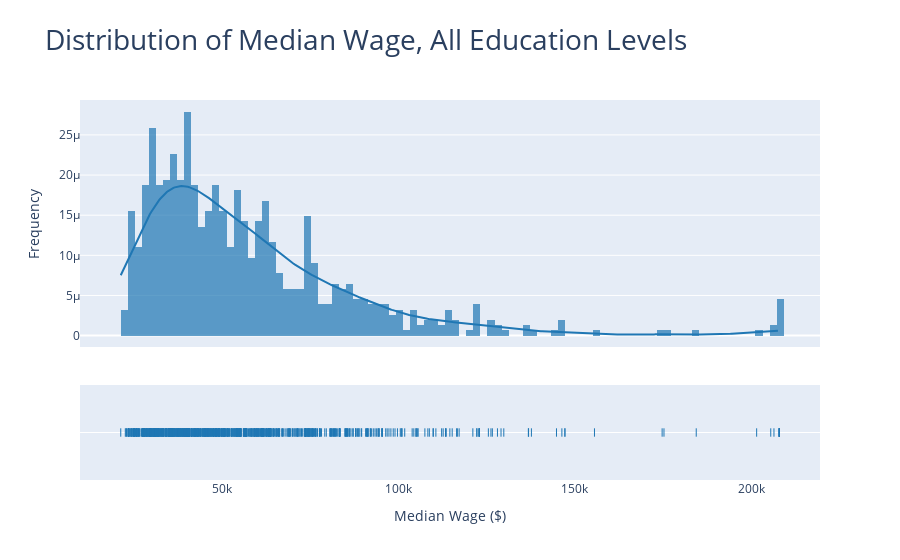
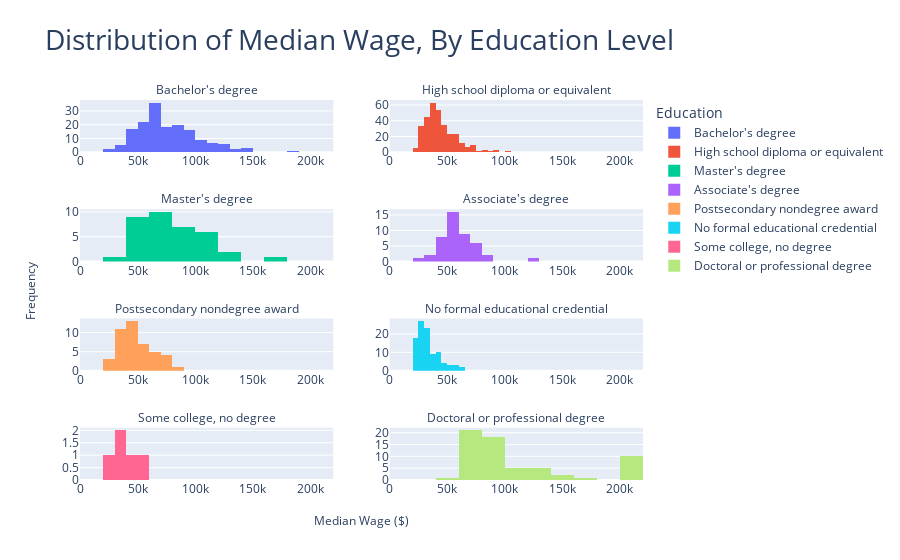
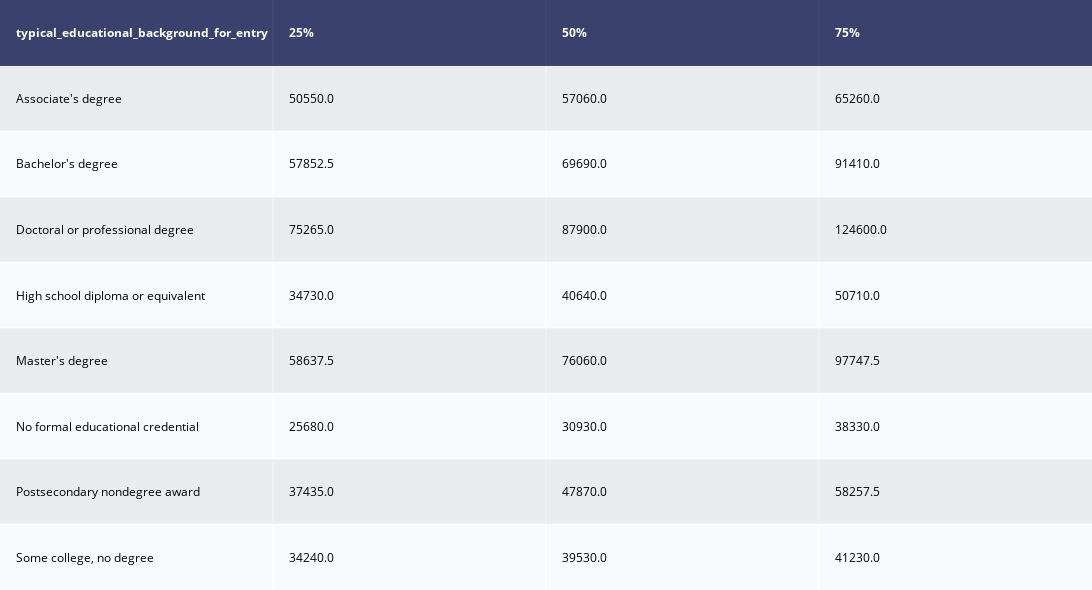

Notebook source saved alongside these figures, in order:
### Code cell
# What's the distribution of "median wage" by typical educational background for entry

import plotly.figure_factory as ff

fig4 = ff.create_distplot(hist_data=[master.median_wage], group_labels=['all education'], bin_size=2000)
fig4.update_layout({'title':{'text':'Distribution of Median Wage, All Education Levels', 'font':{'size':28}},'showlegend':False,
                   'xaxis':{'title':{'text':'Median Wage ($)'}}, 'yaxis':{'title':{'text':'Frequency'}}})
iplot(fig4)

from plotly.subplots import make_subplots

hist_data = []
group_labels = []

for edu in master.typical_educational_background_for_entry.unique():
    hist_data.append(master.median_wage[master.typical_educational_background_for_entry.isin([edu])])
    group_labels.append(edu)

fig5 = make_subplots(rows=4,cols=2, subplot_titles=group_labels, vertical_spacing= 0.15,
                    x_title='Median Wage ($)',
                    y_title='Frequency')
rowcols = [[1,1],[1,2],[2,1],[2,2],[3,1],[3,2],[4,1],[4,2]]

for subplot in range(8):
    fig5.add_histogram(name=group_labels[subplot],
                       x=hist_data[subplot],
                      row = rowcols[subplot][0],
                    col = rowcols[subplot][1],
                      xaxis='x1').update_layout({'xaxis':{'range':[0,220000]}})
    fig5.update_xaxes(matches='x')

fig5.update_layout({'title':{'text':'Distribution of Median Wage, By Education Level','font':{'size':28}},'legend':{'title':{'text':'Education'}}})
fig5.update_annotations({'font_size':12})

iplot(fig5)

distribution_by_education = master.groupby(['typical_educational_background_for_entry'])['median_wage']
distribution_by_education_summary = distribution_by_education.describe().reset_index().round(2)

table_data = distribution_by_education_summary[['typical_educational_background_for_entry','25%','50%','75%']]

fig6 = ff.create_table(table_data, height_constant=60)
fig6.update_layout({'width':1400})
iplot(fig6)

### Figure 1 — Plotly figure (JSON) as saved in the notebook; plotly's stock layout.template omitted (floating-point values rounded to 4 significant figures; data arrays with more than 128 entries replaced by an {"elided": "..."} marker saying what was removed)
{"data": [{"autobinx": false, "histnorm": "probability density", "legendgroup": "all education", "marker": {"color": "rgb(31, 119, 180)"}, "name": "all education", "opacity": 0.7, "type": "histogram", "x": {"elided": "773 int values"}, "xaxis": "x", "xbins": {"end": 208000, "size": 2000, "start": 21260}, "yaxis": "y"}, {"legendgroup": "all education", "marker": {"color": "rgb(31, 119, 180)"}, "mode": "lines", "name": "all education", "showlegend": false, "type": "scatter", "x": {"elided": "500 float values"}, "xaxis": "x", "y": {"elided": "500 float values"}, "yaxis": "y"}, {"legendgroup": "all education", "marker": {"color": "rgb(31, 119, 180)", "symbol": "line-ns-open"}, "mode": "markers", "name": "all education", "showlegend": false, "type": "scatter", "x": {"elided": "773 int values"}, "xaxis": "x", "y": {"elided": "773 str values"}, "yaxis": "y2"}], "layout": {"barmode": "overlay", "hovermode": "closest", "legend": {"traceorder": "reversed"}, "showlegend": false, "title": {"font": {"size": 28}, "text": "Distribution of Median Wage, All Education Levels"}, "xaxis": {"anchor": "y2", "domain": [0, 1], "title": {"text": "Median Wage ($)"}, "zeroline": false}, "yaxis": {"anchor": "free", "domain": [0.35, 1], "position": 0, "title": {"text": "Frequency"}}, "yaxis2": {"anchor": "x", "domain": [0, 0.25], "dtick": 1, "showticklabels": false}}}

### Figure 2 — Plotly figure (JSON) as saved in the notebook; plotly's stock layout.template omitted (floating-point values rounded to 4 significant figures; data arrays with more than 128 entries replaced by an {"elided": "..."} marker saying what was removed)
{"data": [{"name": "Bachelor's degree", "type": "histogram", "x": {"elided": "164 int values"}, "xaxis": "x", "yaxis": "y"}, {"name": "High school diploma or equivalent", "type": "histogram", "x": {"elided": "317 int values"}, "xaxis": "x2", "yaxis": "y2"}, {"name": "Master's degree", "type": "histogram", "x": [96400, 95410, 122840, 105030, 91160, 70990, 105020, 59170, 92880, 101790, 83420, 74350, 63670, 63680, 122220, 57040, 49610, 35950, 42930, 56750, 46650, 69530, 76480, 53950, 54570, 49710, 66290, 112260, 84950, 79120, 174790, 105030, 109820, 75640, 68410, 81880], "xaxis": "x3", "yaxis": "y3"}, {"name": "Associate's degree", "type": "histogram", "x": [76350, 63460, 73760, 56340, 61530, 57060, 52830, 66020, 53410, 65260, 58350, 50620, 56550, 56980, 62990, 49260, 46540, 51130, 82080, 45500, 50550, 51740, 58400, 30520, 40570, 85560, 61330, 76220, 57720, 74320, 77950, 60510, 73410, 28400, 35320, 61510, 58790, 47760, 54150, 41430, 45390, 55380, 65700, 49280, 122990], "xaxis": "x4", "yaxis": "y4"}, {"name": "Postsecondary nondegree award", "type": "histogram", "x": [63270, 34900, 60130, 45910, 54740, 33780, 48300, 36940, 47480, 42630, 49850, 29660, 42820, 40080, 34800, 33380, 35510, 77800, 50850, 61660, 37870, 30150, 26090, 75730, 25770, 34090, 57910, 62530, 59300, 82780, 39510, 64090, 42090, 37600, 48730, 52910, 49980, 53920, 40510, 56450, 45260, 72340, 48260, 74610], "xaxis": "x5", "yaxis": "y5"}, {"name": "No formal educational credential", "type": "histogram", "x": [61910, 34710, 64490, 51370, 29760, 23420, 23510, 27750, 27790, 25150, 30760, 24800, 23680, 22740, 22890, 24430, 23470, 23970, 23090, 24970, 27430, 24850, 31230, 30440, 32090, 25150, 23500, 23370, 22550, 23650, 25690, 28820, 31710, 25250, 30930, 28350, 26290, 27420, 25670, 31950, 25440, 27830, 29590, 40090, 44240, 39610, 43050, 44810, 36860, 45700, 59070, 40380, 40280, 40520, 38820, 45440, 42100, 35410, 33060, 31340, 32110, 31910, 35800, 46990, 54980, 46740, 55280, 54210, 36070, 38910, 27700, 32500, 28100, 29230, 31590, 27550, 24220, 24190, 26420, 29950, 31520, 30600, 30200, 32950, 31340, 32910, 43480, 25140, 25200, 34660, 59720, 36200, 25800, 29510, 31180, 25910, 37840, 42360, 31770], "xaxis": "x6", "yaxis": "y6"}, {"name": "Some college, no degree", "type": "histogram", "x": [52270, 27920, 41230, 34240, 39530], "xaxis": "x7", "yaxis": "y7"}, {"name": "Doctoral or professional degree", "type": "histogram", "x": [94490, 88790, 114590, 122850, 78200, 122960, 54010, 97870, 136910, 87200, 85180, 73690, 87900, 101010, 83260, 83300, 85450, 92040, 79550, 82430, 89590, 86220, 77070, 104370, 80520, 85930, 76620, 75290, 71530, 97320, 74600, 65510, 71410, 62860, 113530, 72070, 70630, 68490, 69990, 75170, 75240, 64380, 68970, 70340, 155600, 208000, 208000, 208000, 147220, 115250, 128090, 126240, 89440, 95460, 77600, 208000, 205590, 201590, 208000, 175310, 208000, 206500, 208000], "xaxis": "x8", "yaxis": "y8"}], "layout": {"annotations": [{"font": {"size": 12}, "showarrow": false, "text": "Bachelor's degree", "x": 0.225, "xanchor": "center", "xref": "paper", "y": 1, "yanchor": "bottom", "yref": "paper"}, {"font": {"size": 12}, "showarrow": false, "text": "High school diploma or equivalent", "x": 0.775, "xanchor": "center", "xref": "paper", "y": 1, "yanchor": "bottom", "yref": "paper"}, {"font": {"size": 12}, "showarrow": false, "text": "Master's degree", "x": 0.225, "xanchor": "center", "xref": "paper", "y": 0.7125, "yanchor": "bottom", "yref": "paper"}, {"font": {"size": 12}, "showarrow": false, "text": "Associate's degree", "x": 0.775, "xanchor": "center", "xref": "paper", "y": 0.7125, "yanchor": "bottom", "yref": "paper"}, {"font": {"size": 12}, "showarrow": false, "text": "Postsecondary nondegree award", "x": 0.225, "xanchor": "center", "xref": "paper", "y": 0.425, "yanchor": "bottom", "yref": "paper"}, {"font": {"size": 12}, "showarrow": false, "text": "No formal educational credential", "x": 0.775, "xanchor": "center", "xref": "paper", "y": 0.425, "yanchor": "bottom", "yref": "paper"}, {"font": {"size": 12}, "showarrow": false, "text": "Some college, no degree", "x": 0.225, "xanchor": "center", "xref": "paper", "y": 0.1375, "yanchor": "bottom", "yref": "paper"}, {"font": {"size": 12}, "showarrow": false, "text": "Doctoral or professional degree", "x": 0.775, "xanchor": "center", "xref": "paper", "y": 0.1375, "yanchor": "bottom", "yref": "paper"}, {"font": {"size": 12}, "showarrow": false, "text": "Median Wage ($)", "x": 0.5, "xanchor": "center", "xref": "paper", "y": 0, "yanchor": "top", "yref": "paper", "yshift": -30}, {"font": {"size": 12}, "showarrow": false, "text": "Frequency", "textangle": -90, "x": 0, "xanchor": "right", "xref": "paper", "xshift": -40, "y": 0.5, "yanchor": "middle", "yref": "paper"}], "legend": {"title": {"text": "Education"}}, "title": {"font": {"size": 28}, "text": "Distribution of Median Wage, By Education Level"}, "xaxis": {"anchor": "y", "domain": [0, 0.45], "matches": "x", "range": [0, 220000]}, "xaxis2": {"anchor": "y2", "domain": [0.55, 1], "matches": "x"}, "xaxis3": {"anchor": "y3", "domain": [0, 0.45], "matches": "x"}, "xaxis4": {"anchor": "y4", "domain": [0.55, 1], "matches": "x"}, "xaxis5": {"anchor": "y5", "domain": [0, 0.45], "matches": "x"}, "xaxis6": {"anchor": "y6", "domain": [0.55, 1], "matches": "x"}, "xaxis7": {"anchor": "y7", "domain": [0, 0.45], "matches": "x"}, "xaxis8": {"anchor": "y8", "domain": [0.55, 1], "matches": "x"}, "yaxis": {"anchor": "x", "domain": [0.8625, 1]}, "yaxis2": {"anchor": "x2", "domain": [0.8625, 1]}, "yaxis3": {"anchor": "x3", "domain": [0.575, 0.7125]}, "yaxis4": {"anchor": "x4", "domain": [0.575, 0.7125]}, "yaxis5": {"anchor": "x5", "domain": [0.2875, 0.425]}, "yaxis6": {"anchor": "x6", "domain": [0.2875, 0.425]}, "yaxis7": {"anchor": "x7", "domain": [0, 0.1375]}, "yaxis8": {"anchor": "x8", "domain": [0, 0.1375]}}}

### Figure 3 — Plotly figure (JSON) as saved in the notebook; plotly's stock layout.template omitted (floating-point values rounded to 4 significant figures)
{"data": [{"colorscale": [[0, "#00083e"], [0.5, "#ededee"], [1, "#ffffff"]], "hoverinfo": "none", "opacity": 0.75, "showscale": false, "type": "heatmap", "z": [[0, 0, 0, 0], [0.5, 0.5, 0.5, 0.5], [1, 1, 1, 1], [0.5, 0.5, 0.5, 0.5], [1, 1, 1, 1], [0.5, 0.5, 0.5, 0.5], [1, 1, 1, 1], [0.5, 0.5, 0.5, 0.5], [1, 1, 1, 1]]}], "layout": {"annotations": [{"align": "left", "font": {"color": "#ffffff"}, "showarrow": false, "text": "<b>typical_educational_background_for_entry</b>", "x": -0.45, "xanchor": "left", "xref": "x", "y": 0, "yref": "y"}, {"align": "left", "font": {"color": "#ffffff"}, "showarrow": false, "text": "<b>25%</b>", "x": 0.55, "xanchor": "left", "xref": "x", "y": 0, "yref": "y"}, {"align": "left", "font": {"color": "#ffffff"}, "showarrow": false, "text": "<b>50%</b>", "x": 1.55, "xanchor": "left", "xref": "x", "y": 0, "yref": "y"}, {"align": "left", "font": {"color": "#ffffff"}, "showarrow": false, "text": "<b>75%</b>", "x": 2.55, "xanchor": "left", "xref": "x", "y": 0, "yref": "y"}, {"align": "left", "font": {"color": "#000000"}, "showarrow": false, "text": "Associate's degree", "x": -0.45, "xanchor": "left", "xref": "x", "y": 1, "yref": "y"}, {"align": "left", "font": {"color": "#000000"}, "showarrow": false, "text": "50550.0", "x": 0.55, "xanchor": "left", "xref": "x", "y": 1, "yref": "y"}, {"align": "left", "font": {"color": "#000000"}, "showarrow": false, "text": "57060.0", "x": 1.55, "xanchor": "left", "xref": "x", "y": 1, "yref": "y"}, {"align": "left", "font": {"color": "#000000"}, "showarrow": false, "text": "65260.0", "x": 2.55, "xanchor": "left", "xref": "x", "y": 1, "yref": "y"}, {"align": "left", "font": {"color": "#000000"}, "showarrow": false, "text": "Bachelor's degree", "x": -0.45, "xanchor": "left", "xref": "x", "y": 2, "yref": "y"}, {"align": "left", "font": {"color": "#000000"}, "showarrow": false, "text": "57852.5", "x": 0.55, "xanchor": "left", "xref": "x", "y": 2, "yref": "y"}, {"align": "left", "font": {"color": "#000000"}, "showarrow": false, "text": "69690.0", "x": 1.55, "xanchor": "left", "xref": "x", "y": 2, "yref": "y"}, {"align": "left", "font": {"color": "#000000"}, "showarrow": false, "text": "91410.0", "x": 2.55, "xanchor": "left", "xref": "x", "y": 2, "yref": "y"}, {"align": "left", "font": {"color": "#000000"}, "showarrow": false, "text": "Doctoral or professional degree", "x": -0.45, "xanchor": "left", "xref": "x", "y": 3, "yref": "y"}, {"align": "left", "font": {"color": "#000000"}, "showarrow": false, "text": "75265.0", "x": 0.55, "xanchor": "left", "xref": "x", "y": 3, "yref": "y"}, {"align": "left", "font": {"color": "#000000"}, "showarrow": false, "text": "87900.0", "x": 1.55, "xanchor": "left", "xref": "x", "y": 3, "yref": "y"}, {"align": "left", "font": {"color": "#000000"}, "showarrow": false, "text": "124600.0", "x": 2.55, "xanchor": "left", "xref": "x", "y": 3, "yref": "y"}, {"align": "left", "font": {"color": "#000000"}, "showarrow": false, "text": "High school diploma or equivalent", "x": -0.45, "xanchor": "left", "xref": "x", "y": 4, "yref": "y"}, {"align": "left", "font": {"color": "#000000"}, "showarrow": false, "text": "34730.0", "x": 0.55, "xanchor": "left", "xref": "x", "y": 4, "yref": "y"}, {"align": "left", "font": {"color": "#000000"}, "showarrow": false, "text": "40640.0", "x": 1.55, "xanchor": "left", "xref": "x", "y": 4, "yref": "y"}, {"align": "left", "font": {"color": "#000000"}, "showarrow": false, "text": "50710.0", "x": 2.55, "xanchor": "left", "xref": "x", "y": 4, "yref": "y"}, {"align": "left", "font": {"color": "#000000"}, "showarrow": false, "text": "Master's degree", "x": -0.45, "xanchor": "left", "xref": "x", "y": 5, "yref": "y"}, {"align": "left", "font": {"color": "#000000"}, "showarrow": false, "text": "58637.5", "x": 0.55, "xanchor": "left", "xref": "x", "y": 5, "yref": "y"}, {"align": "left", "font": {"color": "#000000"}, "showarrow": false, "text": "76060.0", "x": 1.55, "xanchor": "left", "xref": "x", "y": 5, "yref": "y"}, {"align": "left", "font": {"color": "#000000"}, "showarrow": false, "text": "97747.5", "x": 2.55, "xanchor": "left", "xref": "x", "y": 5, "yref": "y"}, {"align": "left", "font": {"color": "#000000"}, "showarrow": false, "text": "No formal educational credential", "x": -0.45, "xanchor": "left", "xref": "x", "y": 6, "yref": "y"}, {"align": "left", "font": {"color": "#000000"}, "showarrow": false, "text": "25680.0", "x": 0.55, "xanchor": "left", "xref": "x", "y": 6, "yref": "y"}, {"align": "left", "font": {"color": "#000000"}, "showarrow": false, "text": "30930.0", "x": 1.55, "xanchor": "left", "xref": "x", "y": 6, "yref": "y"}, {"align": "left", "font": {"color": "#000000"}, "showarrow": false, "text": "38330.0", "x": 2.55, "xanchor": "left", "xref": "x", "y": 6, "yref": "y"}, {"align": "left", "font": {"color": "#000000"}, "showarrow": false, "text": "Postsecondary nondegree award", "x": -0.45, "xanchor": "left", "xref": "x", "y": 7, "yref": "y"}, {"align": "left", "font": {"color": "#000000"}, "showarrow": false, "text": "37435.0", "x": 0.55, "xanchor": "left", "xref": "x", "y": 7, "yref": "y"}, {"align": "left", "font": {"color": "#000000"}, "showarrow": false, "text": "47870.0", "x": 1.55, "xanchor": "left", "xref": "x", "y": 7, "yref": "y"}, {"align": "left", "font": {"color": "#000000"}, "showarrow": false, "text": "58257.5", "x": 2.55, "xanchor": "left", "xref": "x", "y": 7, "yref": "y"}, {"align": "left", "font": {"color": "#000000"}, "showarrow": false, "text": "Some college, no degree", "x": -0.45, "xanchor": "left", "xref": "x", "y": 8, "yref": "y"}, {"align": "left", "font": {"color": "#000000"}, "showarrow": false, "text": "34240.0", "x": 0.55, "xanchor": "left", "xref": "x", "y": 8, "yref": "y"}, {"align": "left", "font": {"color": "#000000"}, "showarrow": false, "text": "39530.0", "x": 1.55, "xanchor": "left", "xref": "x", "y": 8, "yref": "y"}, {"align": "left", "font": {"color": "#000000"}, "showarrow": false, "text": "41230.0", "x": 2.55, "xanchor": "left", "xref": "x", "y": 8, "yref": "y"}], "height": 590, "margin": {"b": 0, "l": 0, "r": 0, "t": 0}, "width": 1400, "xaxis": {"dtick": 1, "gridwidth": 2, "showticklabels": false, "tick0": -0.5, "ticks": "", "zeroline": false}, "yaxis": {"autorange": "reversed", "dtick": 1, "gridwidth": 2, "showticklabels": false, "tick0": 0.5, "ticks": "", "zeroline": false}}}
